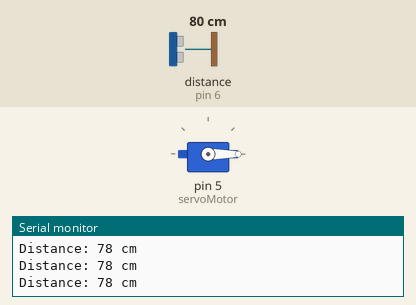
Simulated run of this sketch. Board: Arduino Uno, built with avr-gcc and run on an emulated ATmega328P. On the bench: servo, the last lines printed to the serial monitor. Wiring (inferred from the names in the program): ultrasonic range finder: trigger pin 7; echo pin 6. The inputs (shaded band) are chosen by the test bench; at power-on: distance to the obstacle (sensor on pin 6) 80 cm. The echo pulse lasts 58.3 µs per cm.

Above: at 1.2 s.
1.3 s: distance to the obstacle (sensor on pin 6) set to 23 cm
2.8 s: distance to the obstacle (sensor on pin 6) set to 18 cm
At 3.2 s:
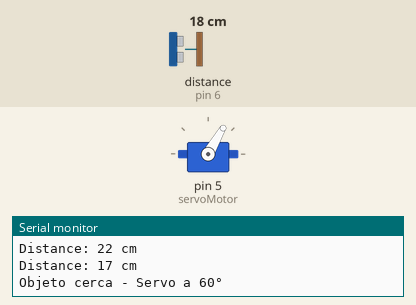
Timing chart, 0 to 5.8 s (numbered marks = the images above; inputs shaded):
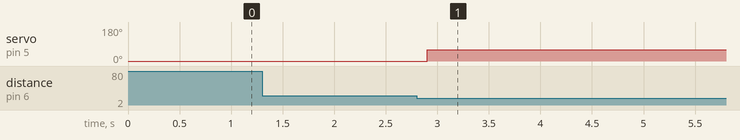

The sketch:

ServoPorta2.ino
```cpp
#include <Servo.h>

// Definición de pines
const int trigPin = 7;
const int echoPin = 6;
Servo servoMotor;

// Variables de estado
int currentDistance = 0;
bool objectNear = false;
bool lastState = false;
int servoPosition = 0; // 0 = posición inicial, 60 = posición activada

void setup() {
  pinMode(trigPin, OUTPUT);
  pinMode(echoPin, INPUT);
  Serial.begin(9600);
  servoMotor.attach(5);
  servoMotor.write(servoPosition); // Inicia en posición 0°
}

void loop() {
  currentDistance = ultrasonicRead();
  Serial.print("Distance: ");
  Serial.print(currentDistance);
  Serial.println(" cm");

  // Determinar si el objeto está cerca (menos de 20 cm)
  objectNear = (currentDistance < 20);

  // Solo actuar cuando cambia el estado (de lejos a cerca o viceversa)
  if (objectNear != lastState) {
    if (objectNear) {
      // Objeto acaba de acercarse (menos de 20 cm)
      if (servoPosition == 0) {
        servoPosition = 60;
        servoMotor.write(servoPosition);
        Serial.println("Objeto cerca - Servo a 60°");
      } else {
        servoPosition = 0;
        servoMotor.write(servoPosition);
        Serial.println("Objeto cerca - Servo a 0°");
      }
    }
    // Pequeña pausa para evitar rebotes
    delay(500);
  }

  // Actualizar el último estado
  lastState = objectNear;

  // Pequeño retardo entre lecturas
  delay(100);
}

int ultrasonicRead() {
  digitalWrite(trigPin, LOW);
  delayMicroseconds(2);
  digitalWrite(trigPin, HIGH);
  delayMicroseconds(10);
  digitalWrite(trigPin, LOW);

  long duration = pulseIn(echoPin, HIGH);
  int distance = duration * 0.034 / 2;

  return distance;
}
```

Measured:
- the behaviour switches between 21 and 20 cm on distance to the obstacle (sensor on pin 6) (found by bisection; images 0 and 1)
- after the input at 2.8 s, servo on pin 5 (servoMotor): 0° → 60° after 0.10 s
